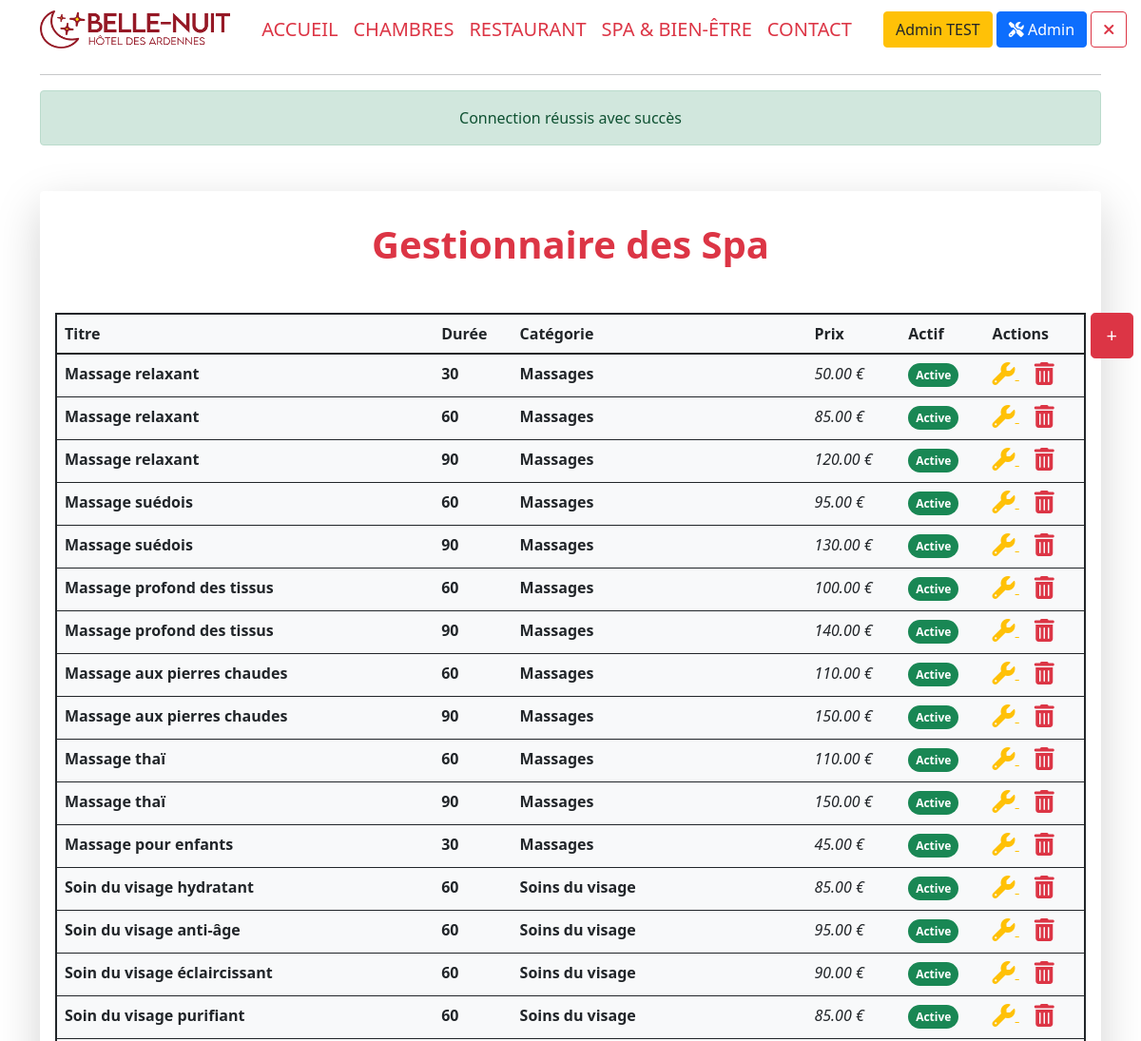
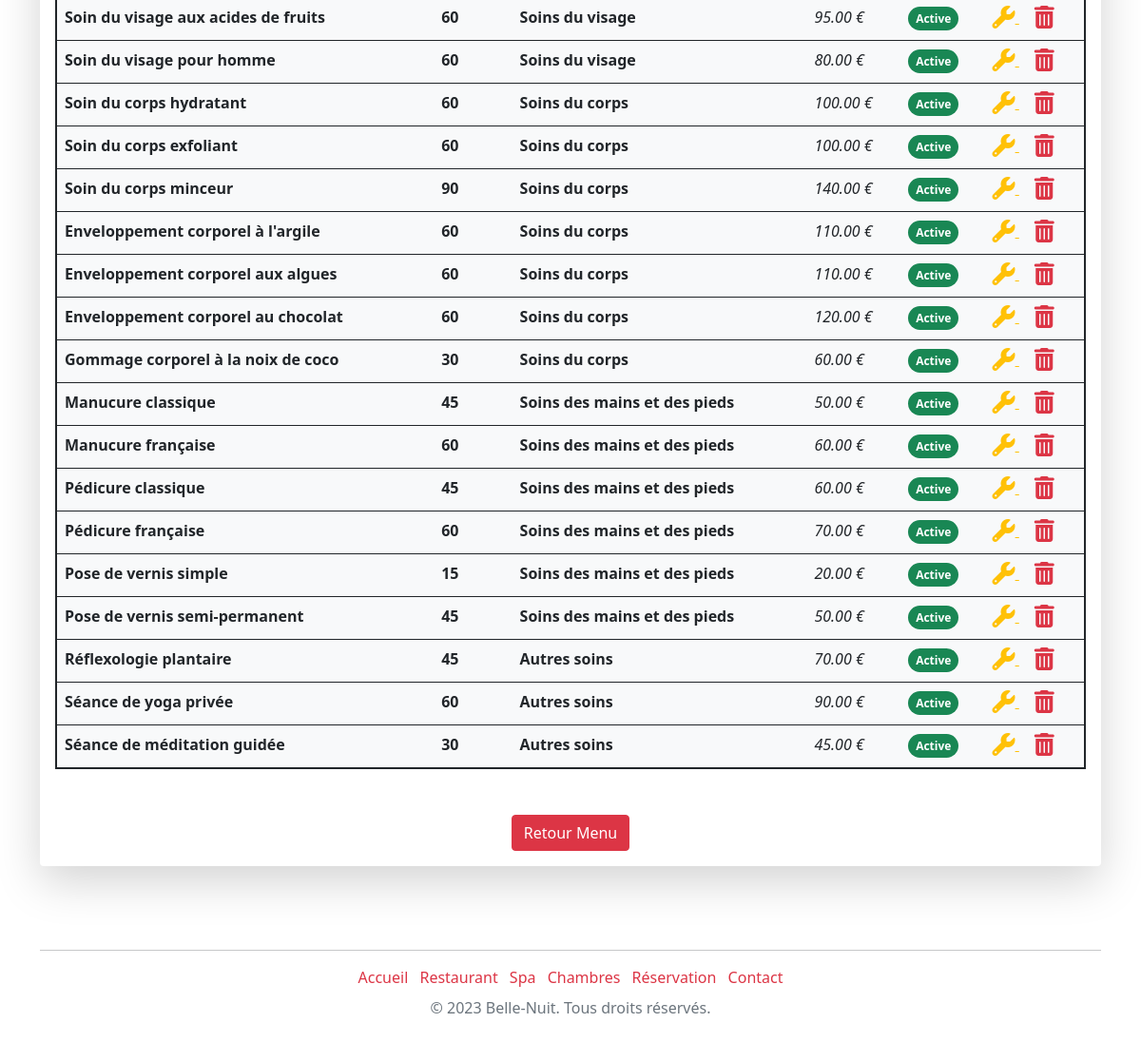
Screenshot of /adminSpa (signed in) with the database file from the repository (2 pictures, top to bottom).
### tables this page shows
CREATE TABLE `spa` (
  `spa_id` int(11) NOT NULL,
  `id_spacategory` int(11) NOT NULL,
  `spa_title` varchar(255) DEFAULT NULL,
  `spa_time` int(11) DEFAULT NULL,
  `spa_price` decimal(10,2) DEFAULT NULL,
  `spa_active` tinyint(1) NOT NULL
);

CREATE TABLE `category_spa` (
  `spacategory_id` int(11) NOT NULL,
  `spacategory_name` varchar(250) NOT NULL
);

### models/Model.class.php (called while the page is built, shortened)
<?php
abstract class Model{
    private static $pdo;
    private static function setBdd(){
        self::$pdo = new PDO("mysql:host=localhost;dbname=hotel;charset=utf8", "root", "");
        self::$pdo->setAttribute(PDO::ATTR_ERRMODE, PDO::ERRMODE_WARNING);
    }
    protected function getBdd(){
        return self::$pdo;
    }
}

### models/FrontManager.model.php (called while the page is built, shortened)
<?php
require_once("Model.class.php");
class FrontManager extends Model
{
    public function getSpas() {
        $stmt = $this->getBdd()->prepare('SELECT s.spa_id,s.spa_title, s.spa_time, s.spa_price, s.spa_active, c.spacategory_name
                                        FROM spa s
                                        INNER JOIN category_spa c ON s.id_spacategory = c.spacategory_id
                                        ORDER BY s.spa_id;');
        $stmt->execute();
        $getSpas = $stmt->fetchAll(PDO::FETCH_ASSOC);
        return $getSpas;
    }
}

### views/main/back/adminSpa.view.php (the view)
<div class="container-fluid shadow-lg p-3 mb-5 mt-5 bg-body rounded mx-auto">
<h1 class='text-center my-3 text-danger fw-bolder mb-5'>Gestionnaire des Spa</h1>
<a href="adminAddSpa"><button class="btn btn-danger btn-lg position-fixed top-1 end-0 me-2">+</button></a>
<table class="table container bg-light p-5 rounded mb-5 border border-2 border-dark">
    <thead class="bg-light">
    <tr>
        <th>Titre</th>
        <th>Durée</th>
        <th>Catégorie</th>
        <th>Prix</th>
        <th>Actif</th>
        <th>Actions</th>
    </tr>
    </thead>
    <tbody>
    <?php foreach ($spas as $spa) :
        $statusBadge = ($spa['spa_active'] == 1) ? '<span class="badge bg-success rounded-pill d-inline">Active</span>' : '<span class="badge bg-danger rounded-pill d-inline">Inactive</span>';
        ?>
        <tr>
            <td>
                <p class="fw-bold mb-1"><?= $spa["spa_title"] ?></p>
            </td>
            <td>
                <p class="fw-bold mb-1"><?= $spa["spa_time"] ?></p>
            </td>
            <td>
                <p class="fw-bold mb-1"><?= $spa["spacategory_name"] ?></p>
            </td>
            <td>
                <p class="fst-italic mb-1  text-start"><?= $spa["spa_price"] ?> €</p>
            </td>
            <td><?= $statusBadge ?></td>
            <td>
                <a href="adminEditSpa&id=<?= $spa['spa_id'] ?>" class="text-warning">
                    <i class="fa-solid fa-wrench fa-xl"></i>
                </a>
                <a href="adminDelSpa&id=<?= $spa['spa_id'] ?>" onclick="return confirm('Êtes-vous sûr de vouloir supprimer cet élément ?')" class="ms-3 text-danger">
                    <i class="fa-solid fa-xl fa-trash-can"></i>
                </a>
            </td>
        </tr>
    <?php endforeach; ?>
    </tbody>
</table>
    <div class="text-center">
        <a href="admin" class="btn btn-danger">Retour Menu</a>
    </div>
</div>

### rows the page displays
spa: spa_title "Massage relaxant", spa_time "30", id_spacategory.spacategory_name "Massages", spa_price "50.00", spa_active "Active"
spa: spa_title "Massage relaxant", spa_time "60", id_spacategory.spacategory_name "Massages", spa_price "85.00", spa_active "Active"
spa: spa_title "Massage relaxant", spa_time "90", id_spacategory.spacategory_name "Massages", spa_price "120.00", spa_active "Active"
spa: spa_title "Massage suédois", spa_time "60", id_spacategory.spacategory_name "Massages", spa_price "95.00", spa_active "Active"
spa: spa_title "Massage suédois", spa_time "90", id_spacategory.spacategory_name "Massages", spa_price "130.00", spa_active "Active"
spa: spa_title "Massage profond des tissus", spa_time "60", id_spacategory.spacategory_name "Massages", spa_price "100.00", spa_active "Active"
spa: spa_title "Massage profond des tissus", spa_time "90", id_spacategory.spacategory_name "Massages", spa_price "140.00", spa_active "Active"
spa: spa_title "Massage aux pierres chaudes", spa_time "60", id_spacategory.spacategory_name "Massages", spa_price "110.00", spa_active "Active"
spa: spa_title "Massage aux pierres chaudes", spa_time "90", id_spacategory.spacategory_name "Massages", spa_price "150.00", spa_active "Active"
spa: spa_title "Massage thaï", spa_time "60", id_spacategory.spacategory_name "Massages", spa_price "110.00", spa_active "Active"
spa: spa_title "Massage thaï", spa_time "90", id_spacategory.spacategory_name "Massages", spa_price "150.00", spa_active "Active"
spa: spa_title "Massage pour enfants", spa_time "30", id_spacategory.spacategory_name "Massages", spa_price "45.00", spa_active "Active"
spa: spa_title "Soin du visage hydratant", spa_time "60", id_spacategory.spacategory_name "Soins du visage", spa_price "85.00", spa_active "Active"
spa: spa_title "Soin du visage anti-âge", spa_time "60", id_spacategory.spacategory_name "Soins du visage", spa_price "95.00", spa_active "Active"
spa: spa_title "Soin du visage éclaircissant", spa_time "60", id_spacategory.spacategory_name "Soins du visage", spa_price "90.00", spa_active "Active"
spa: spa_title "Soin du visage purifiant", spa_time "60", id_spacategory.spacategory_name "Soins du visage", spa_price "85.00", spa_active "Active"
spa: spa_title "Soin du visage aux acides de fruits", spa_time "60", id_spacategory.spacategory_name "Soins du visage", spa_price "95.00", spa_active "Active"
spa: spa_title "Soin du visage pour homme", spa_time "60", id_spacategory.spacategory_name "Soins du visage", spa_price "80.00", spa_active "Active"
spa: spa_title "Soin du corps hydratant", spa_time "60", id_spacategory.spacategory_name "Soins du corps", spa_price "100.00", spa_active "Active"
spa: spa_title "Soin du corps exfoliant", spa_time "60", id_spacategory.spacategory_name "Soins du corps", spa_price "100.00", spa_active "Active"
spa: spa_title "Soin du corps minceur", spa_time "90", id_spacategory.spacategory_name "Soins du corps", spa_price "140.00", spa_active "Active"
spa: spa_title "Enveloppement corporel à l'argile", spa_time "60", id_spacategory.spacategory_name "Soins du corps", spa_price "110.00", spa_active "Active"
spa: spa_title "Enveloppement corporel aux algues", spa_time "60", id_spacategory.spacategory_name "Soins du corps", spa_price "110.00", spa_active "Active"
spa: spa_title "Enveloppement corporel au chocolat", spa_time "60", id_spacategory.spacategory_name "Soins du corps", spa_price "120.00", spa_active "Active"
spa: spa_title "Gommage corporel à la noix de coco", spa_time "30", id_spacategory.spacategory_name "Soins du corps", spa_price "60.00", spa_active "Active"
spa: spa_title "Manucure classique", spa_time "45", id_spacategory.spacategory_name "Soins des mains et des pieds", spa_price "50.00", spa_active "Active"
spa: spa_title "Manucure française", spa_time "60", id_spacategory.spacategory_name "Soins des mains et des pieds", spa_price "60.00", spa_active "Active"
spa: spa_title "Pédicure classique", spa_time "45", id_spacategory.spacategory_name "Soins des mains et des pieds", spa_price "60.00", spa_active "Active"
spa: spa_title "Pédicure française", spa_time "60", id_spacategory.spacategory_name "Soins des mains et des pieds", spa_price "70.00", spa_active "Active"
spa: spa_title "Pose de vernis simple", spa_time "15", id_spacategory.spacategory_name "Soins des mains et des pieds", spa_price "20.00", spa_active "Active"
spa: spa_title "Pose de vernis semi-permanent", spa_time "45", id_spacategory.spacategory_name "Soins des mains et des pieds", spa_price "50.00", spa_active "Active"
spa: spa_title "Réflexologie plantaire", spa_time "45", id_spacategory.spacategory_name "Autres soins", spa_price "70.00", spa_active "Active"
spa: spa_title "Séance de yoga privée", spa_time "60", id_spacategory.spacategory_name "Autres soins", spa_price "90.00", spa_active "Active"
spa: spa_title "Séance de méditation guidée", spa_time "30", id_spacategory.spacategory_name "Autres soins", spa_price "45.00", spa_active "Active"

### other values shown
$_SESSION["surname"] "Admin"
$_SESSION["name"] "TEST"
$_SESSION['alert']['message'] "Connection réussis avec succès"
